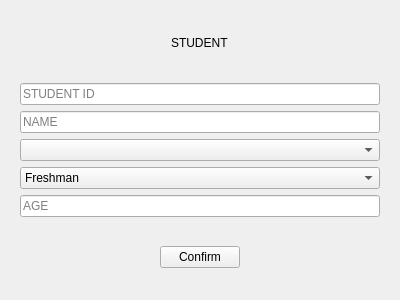
<?xml version="1.0" encoding="UTF-8"?>
<ui version="4.0">
 <class>Form</class>
 <widget class="QWidget" name="Form">
  <property name="geometry">
   <rect>
    <x>0</x>
    <y>0</y>
    <width>400</width>
    <height>300</height>
   </rect>
  </property>
  <property name="windowTitle">
   <string>Form</string>
  </property>
  <layout class="QVBoxLayout" name="verticalLayout">
   <item>
    <widget class="QStackedWidget" name="stackedWidget">
     <property name="currentIndex">
      <number>0</number>
     </property>
     <widget class="QWidget" name="student_page">
      <layout class="QVBoxLayout" name="verticalLayout_2">
       <property name="spacing">
        <number>0</number>
       </property>
       <property name="leftMargin">
        <number>0</number>
       </property>
       <property name="topMargin">
        <number>0</number>
       </property>
       <property name="rightMargin">
        <number>0</number>
       </property>
       <property name="bottomMargin">
        <number>0</number>
       </property>
       <item>
        <widget class="QFrame" name="student_frame">
         <property name="frameShape">
          <enum>QFrame::NoFrame</enum>
         </property>
         <property name="frameShadow">
          <enum>QFrame::Raised</enum>
         </property>
         <layout class="QVBoxLayout" name="verticalLayout_3">
          <property name="spacing">
           <number>0</number>
          </property>
          <property name="leftMargin">
           <number>0</number>
          </property>
          <property name="topMargin">
           <number>0</number>
          </property>
          <property name="rightMargin">
           <number>0</number>
          </property>
          <property name="bottomMargin">
           <number>0</number>
          </property>
          <item>
           <widget class="QFrame" name="student_title_frame">
            <property name="frameShape">
             <enum>QFrame::NoFrame</enum>
            </property>
            <property name="frameShadow">
             <enum>QFrame::Raised</enum>
            </property>
            <layout class="QHBoxLayout" name="horizontalLayout_2">
             <item>
              <spacer name="horizontalSpacer_3">
               <property name="orientation">
                <enum>Qt::Horizontal</enum>
               </property>
               <property name="sizeHint" stdset="0">
                <size>
                 <width>40</width>
                 <height>20</height>
                </size>
               </property>
              </spacer>
             </item>
             <item>
              <widget class="QLabel" name="student_label">
               <property name="text">
                <string>STUDENT</string>
               </property>
              </widget>
             </item>
             <item>
              <spacer name="horizontalSpacer_4">
               <property name="orientation">
                <enum>Qt::Horizontal</enum>
               </property>
               <property name="sizeHint" stdset="0">
                <size>
                 <width>40</width>
                 <height>20</height>
                </size>
               </property>
              </spacer>
             </item>
            </layout>
           </widget>
          </item>
          <item>
           <widget class="QFrame" name="student_line_frame">
            <property name="frameShape">
             <enum>QFrame::NoFrame</enum>
            </property>
            <property name="frameShadow">
             <enum>QFrame::Raised</enum>
            </property>
            <layout class="QVBoxLayout" name="verticalLayout_14">
             <item>
              <widget class="QLineEdit" name="student_sid">
               <property name="placeholderText">
                <string>STUDENT ID</string>
               </property>
               <property name="clearButtonEnabled">
                <bool>false</bool>
               </property>
              </widget>
             </item>
             <item>
              <widget class="QLineEdit" name="student_sname">
               <property name="placeholderText">
                <string>NAME</string>
               </property>
              </widget>
             </item>
             <item>
              <widget class="QComboBox" name="student_major">
               <property name="currentText">
                <string/>
               </property>
               <property name="currentIndex">
                <number>-1</number>
               </property>
              </widget>
             </item>
             <item>
              <widget class="QComboBox" name="student_slevel">
               <property name="currentIndex">
                <number>0</number>
               </property>
               <item>
                <property name="text">
                 <string>Freshman</string>
                </property>
               </item>
               <item>
                <property name="text">
                 <string>Sophomore</string>
                </property>
               </item>
               <item>
                <property name="text">
                 <string>Junior</string>
                </property>
               </item>
               <item>
                <property name="text">
                 <string>Senior</string>
                </property>
               </item>
               <item>
                <property name="text">
                 <string>Master</string>
                </property>
               </item>
               <item>
                <property name="text">
                 <string>PhD</string>
                </property>
               </item>
              </widget>
             </item>
             <item>
              <widget class="QLineEdit" name="student_age">
               <property name="placeholderText">
                <string>AGE</string>
               </property>
              </widget>
             </item>
            </layout>
           </widget>
          </item>
          <item>
           <widget class="QFrame" name="student_button_frame">
            <property name="frameShape">
             <enum>QFrame::NoFrame</enum>
            </property>
            <property name="frameShadow">
             <enum>QFrame::Raised</enum>
            </property>
            <layout class="QHBoxLayout" name="horizontalLayout">
             <item>
              <spacer name="horizontalSpacer">
               <property name="orientation">
                <enum>Qt::Horizontal</enum>
               </property>
               <property name="sizeHint" stdset="0">
                <size>
                 <width>40</width>
                 <height>20</height>
                </size>
               </property>
              </spacer>
             </item>
             <item>
              <widget class="QPushButton" name="student_confirm_button">
               <property name="text">
                <string>Confirm</string>
               </property>
              </widget>
             </item>
             <item>
              <spacer name="horizontalSpacer_2">
               <property name="orientation">
                <enum>Qt::Horizontal</enum>
               </property>
               <property name="sizeHint" stdset="0">
                <size>
                 <width>40</width>
                 <height>20</height>
                </size>
               </property>
              </spacer>
             </item>
            </layout>
           </widget>
          </item>
         </layout>
        </widget>
       </item>
      </layout>
     </widget>
     <widget class="QWidget" name="courses_page">
      <layout class="QVBoxLayout" name="verticalLayout_4">
       <property name="spacing">
        <number>0</number>
       </property>
       <property name="leftMargin">
        <number>0</number>
       </property>
       <property name="topMargin">
        <number>0</number>
       </property>
       <property name="rightMargin">
        <number>0</number>
       </property>
       <property name="bottomMargin">
        <number>0</number>
       </property>
       <item>
        <widget class="QFrame" name="courses_frame">
         <property name="frameShape">
          <enum>QFrame::NoFrame</enum>
         </property>
         <property name="frameShadow">
          <enum>QFrame::Raised</enum>
         </property>
         <layout class="QVBoxLayout" name="verticalLayout_5">
          <property name="spacing">
           <number>0</number>
          </property>
          <property name="leftMargin">
           <number>0</number>
          </property>
          <property name="topMargin">
           <number>0</number>
          </property>
          <property name="rightMargin">
           <number>0</number>
          </property>
          <property name="bottomMargin">
           <number>0</number>
          </property>
          <item>
           <widget class="QFrame" name="courses_title_frame">
            <property name="frameShape">
             <enum>QFrame::NoFrame</enum>
            </property>
            <property name="frameShadow">
             <enum>QFrame::Raised</enum>
            </property>
            <layout class="QHBoxLayout" name="horizontalLayout_4">
             <item>
              <spacer name="horizontalSpacer_7">
               <property name="orientation">
                <enum>Qt::Horizontal</enum>
               </property>
               <property name="sizeHint" stdset="0">
                <size>
                 <width>40</width>
                 <height>20</height>
                </size>
               </property>
              </spacer>
             </item>
             <item>
              <widget class="QLabel" name="courses_label">
               <property name="text">
                <string>COURSES</string>
               </property>
              </widget>
             </item>
             <item>
              <spacer name="horizontalSpacer_8">
               <property name="orientation">
                <enum>Qt::Horizontal</enum>
               </property>
               <property name="sizeHint" stdset="0">
                <size>
                 <width>40</width>
                 <height>20</height>
                </size>
               </property>
              </spacer>
             </item>
            </layout>
           </widget>
          </item>
          <item>
           <widget class="QFrame" name="courses_line_frame">
            <property name="frameShape">
             <enum>QFrame::NoFrame</enum>
            </property>
            <property name="frameShadow">
             <enum>QFrame::Raised</enum>
            </property>
            <layout class="QVBoxLayout" name="verticalLayout_15">
             <item>
              <widget class="QLineEdit" name="courses_cid">
               <property name="placeholderText">
                <string>COURSE ID</string>
               </property>
              </widget>
             </item>
             <item>
              <widget class="QLineEdit" name="courses_cname">
               <property name="placeholderText">
                <string>NAME</string>
               </property>
              </widget>
             </item>
             <item>
              <widget class="QFrame" name="courses_meetsat_frame">
               <property name="frameShape">
                <enum>QFrame::StyledPanel</enum>
               </property>
               <property name="frameShadow">
                <enum>QFrame::Raised</enum>
               </property>
               <layout class="QHBoxLayout" name="horizontalLayout_13">
                <property name="spacing">
                 <number>5</number>
                </property>
                <property name="leftMargin">
                 <number>0</number>
                </property>
                <property name="topMargin">
                 <number>0</number>
                </property>
                <property name="rightMargin">
                 <number>0</number>
                </property>
                <property name="bottomMargin">
                 <number>0</number>
                </property>
                <item>
                 <widget class="QComboBox" name="courses_meetsat_day">
                  <item>
                   <property name="text">
                    <string>Monday/Wednesday/Friday</string>
                   </property>
                  </item>
                  <item>
                   <property name="text">
                    <string>Tuesday/Thursday</string>
                   </property>
                  </item>
                 </widget>
                </item>
                <item>
                 <widget class="QTimeEdit" name="courses_meetsat_time">
                  <property name="wrapping">
                   <bool>false</bool>
                  </property>
                  <property name="readOnly">
                   <bool>false</bool>
                  </property>
                  <property name="buttonSymbols">
                   <enum>QAbstractSpinBox::UpDownArrows</enum>
                  </property>
                  <property name="currentSection">
                   <enum>QDateTimeEdit::AmPmSection</enum>
                  </property>
                  <property name="currentSectionIndex">
                   <number>2</number>
                  </property>
                  <property name="timeSpec">
                   <enum>Qt::LocalTime</enum>
                  </property>
                 </widget>
                </item>
               </layout>
              </widget>
             </item>
             <item>
              <widget class="QLineEdit" name="courses_room">
               <property name="placeholderText">
                <string>ROOM</string>
               </property>
              </widget>
             </item>
             <item>
              <widget class="QLineEdit" name="courses_fid">
               <property name="placeholderText">
                <string>FACULTY ID</string>
               </property>
              </widget>
             </item>
             <item>
              <widget class="QLineEdit" name="courses_limitnum">
               <property name="placeholderText">
                <string>CAPACITY</string>
               </property>
              </widget>
             </item>
            </layout>
           </widget>
          </item>
          <item>
           <widget class="QFrame" name="courses_button_frame">
            <property name="frameShape">
             <enum>QFrame::NoFrame</enum>
            </property>
            <property name="frameShadow">
             <enum>QFrame::Raised</enum>
            </property>
            <layout class="QHBoxLayout" name="horizontalLayout_3">
             <item>
              <spacer name="horizontalSpacer_5">
               <property name="orientation">
                <enum>Qt::Horizontal</enum>
               </property>
               <property name="sizeHint" stdset="0">
                <size>
                 <width>40</width>
                 <height>20</height>
                </size>
               </property>
              </spacer>
             </item>
             <item>
              <widget class="QPushButton" name="courses_confirm_button">
               <property name="text">
                <string>Confirm</string>
               </property>
              </widget>
             </item>
             <item>
              <spacer name="horizontalSpacer_6">
               <property name="orientation">
                <enum>Qt::Horizontal</enum>
               </property>
               <property name="sizeHint" stdset="0">
                <size>
                 <width>40</width>
                 <height>20</height>
                </size>
               </property>
              </spacer>
             </item>
            </layout>
           </widget>
          </item>
         </layout>
        </widget>
       </item>
      </layout>
     </widget>
     <widget class="QWidget" name="enrolled_page">
      <layout class="QVBoxLayout" name="verticalLayout_6">
       <property name="spacing">
        <number>0</number>
       </property>
       <property name="leftMargin">
        <number>0</number>
       </property>
       <property name="topMargin">
        <number>0</number>
       </property>
       <property name="rightMargin">
        <number>0</number>
       </property>
       <property name="bottomMargin">
        <number>0</number>
       </property>
       <item>
        <widget class="QFrame" name="enrolled_frame">
         <property name="frameShape">
          <enum>QFrame::NoFrame</enum>
         </property>
         <property name="frameShadow">
          <enum>QFrame::Raised</enum>
         </property>
         <layout class="QVBoxLayout" name="verticalLayout_7">
          <property name="spacing">
           <number>0</number>
          </property>
          <property name="leftMargin">
           <number>0</number>
          </property>
          <property name="topMargin">
           <number>0</number>
          </property>
          <property name="rightMargin">
           <number>0</number>
          </property>
          <property name="bottomMargin">
           <number>0</number>
          </property>
          <item>
           <widget class="QFrame" name="enrolled_title_frame">
            <property name="frameShape">
             <enum>QFrame::NoFrame</enum>
            </property>
            <property name="frameShadow">
             <enum>QFrame::Raised</enum>
            </property>
            <layout class="QHBoxLayout" name="horizontalLayout_5">
             <item>
              <spacer name="horizontalSpacer_10">
               <property name="orientation">
                <enum>Qt::Horizontal</enum>
               </property>
               <property name="sizeHint" stdset="0">
                <size>
                 <width>40</width>
                 <height>20</height>
                </size>
               </property>
              </spacer>
             </item>
             <item>
              <widget class="QLabel" name="enrolled_label">
               <property name="text">
                <string>ENROLLED</string>
               </property>
              </widget>
             </item>
             <item>
              <spacer name="horizontalSpacer_9">
               <property name="orientation">
                <enum>Qt::Horizontal</enum>
               </property>
               <property name="sizeHint" stdset="0">
                <size>
                 <width>40</width>
                 <height>20</height>
                </size>
               </property>
              </spacer>
             </item>
            </layout>
           </widget>
          </item>
          <item>
           <widget class="QFrame" name="enrolled_line_frame">
            <property name="frameShape">
             <enum>QFrame::NoFrame</enum>
            </property>
            <property name="frameShadow">
             <enum>QFrame::Raised</enum>
            </property>
            <layout class="QVBoxLayout" name="verticalLayout_16">
             <item>
              <widget class="QLineEdit" name="enrolled_sid">
               <property name="placeholderText">
                <string>STUDENT ID</string>
               </property>
              </widget>
             </item>
             <item>
              <widget class="QLineEdit" name="enrolled_cid">
               <property name="placeholderText">
                <string>COURSE ID</string>
               </property>
              </widget>
             </item>
             <item>
              <widget class="QLineEdit" name="enrolled_exam1">
               <property name="placeholderText">
                <string>EXAM 1 SCORE</string>
               </property>
              </widget>
             </item>
             <item>
              <widget class="QLineEdit" name="enrolled_exam2">
               <property name="placeholderText">
                <string>EXAM 2 SCORE</string>
               </property>
              </widget>
             </item>
             <item>
              <widget class="QLineEdit" name="enrolled_final">
               <property name="placeholderText">
                <string>FINAL SCORE</string>
               </property>
              </widget>
             </item>
            </layout>
           </widget>
          </item>
          <item>
           <widget class="QFrame" name="enrolled_button_frame">
            <property name="frameShape">
             <enum>QFrame::NoFrame</enum>
            </property>
            <property name="frameShadow">
             <enum>QFrame::Raised</enum>
            </property>
            <layout class="QHBoxLayout" name="horizontalLayout_6">
             <item>
              <spacer name="horizontalSpacer_11">
               <property name="orientation">
                <enum>Qt::Horizontal</enum>
               </property>
               <property name="sizeHint" stdset="0">
                <size>
                 <width>40</width>
                 <height>20</height>
                </size>
               </property>
              </spacer>
             </item>
             <item>
              <widget class="QPushButton" name="enrolled_confirm_button">
               <property name="text">
                <string>Confirm</string>
               </property>
              </widget>
             </item>
             <item>
              <spacer name="horizontalSpacer_12">
               <property name="orientation">
                <enum>Qt::Horizontal</enum>
               </property>
               <property name="sizeHint" stdset="0">
                <size>
                 <width>40</width>
                 <height>20</height>
                </size>
               </property>
              </spacer>
             </item>
            </layout>
           </widget>
          </item>
         </layout>
        </widget>
       </item>
      </layout>
     </widget>
     <widget class="QWidget" name="faculty_page">
      <layout class="QVBoxLayout" name="verticalLayout_8">
       <property name="spacing">
        <number>0</number>
       </property>
       <property name="leftMargin">
        <number>0</number>
       </property>
       <property name="topMargin">
        <number>0</number>
       </property>
       <property name="rightMargin">
        <number>0</number>
       </property>
       <property name="bottomMargin">
        <number>0</number>
       </property>
       <item>
        <widget class="QFrame" name="faculty_frame">
         <property name="frameShape">
          <enum>QFrame::NoFrame</enum>
         </property>
         <property name="frameShadow">
          <enum>QFrame::Raised</enum>
         </property>
         <layout class="QVBoxLayout" name="verticalLayout_9">
          <property name="spacing">
           <number>0</number>
          </property>
          <property name="leftMargin">
           <number>0</number>
          </property>
          <property name="topMargin">
           <number>0</number>
          </property>
          <property name="rightMargin">
           <number>0</number>
          </property>
          <property name="bottomMargin">
           <number>0</number>
          </property>
          <item>
           <widget class="QFrame" name="faculty_title_frame">
            <property name="frameShape">
             <enum>QFrame::NoFrame</enum>
            </property>
            <property name="frameShadow">
             <enum>QFrame::Raised</enum>
            </property>
            <layout class="QHBoxLayout" name="horizontalLayout_7">
             <item>
              <spacer name="horizontalSpacer_13">
               <property name="orientation">
                <enum>Qt::Horizontal</enum>
               </property>
               <property name="sizeHint" stdset="0">
                <size>
                 <width>40</width>
                 <height>20</height>
                </size>
               </property>
              </spacer>
             </item>
             <item>
              <widget class="QLabel" name="faculty_label">
               <property name="text">
                <string>FACULTY</string>
               </property>
              </widget>
             </item>
             <item>
              <spacer name="horizontalSpacer_14">
               <property name="orientation">
                <enum>Qt::Horizontal</enum>
               </property>
               <property name="sizeHint" stdset="0">
                <size>
                 <width>40</width>
                 <height>20</height>
                </size>
               </property>
              </spacer>
             </item>
            </layout>
           </widget>
          </item>
          <item>
           <widget class="QFrame" name="faculty_line_frame">
            <property name="frameShape">
             <enum>QFrame::NoFrame</enum>
            </property>
            <property name="frameShadow">
             <enum>QFrame::Raised</enum>
            </property>
            <layout class="QVBoxLayout" name="verticalLayout_17">
             <item>
              <widget class="QLineEdit" name="faculty_fid">
               <property name="placeholderText">
                <string>FACULTY ID</string>
               </property>
              </widget>
             </item>
             <item>
              <widget class="QLineEdit" name="faculty_fname">
               <property name="placeholderText">
                <string>NAME</string>
               </property>
              </widget>
             </item>
             <item>
              <widget class="QLineEdit" name="faculty_deptid">
               <property name="placeholderText">
                <string>DEPARTMENT ID</string>
               </property>
              </widget>
             </item>
            </layout>
           </widget>
          </item>
          <item>
           <widget class="QFrame" name="faculty_button_frame">
            <property name="frameShape">
             <enum>QFrame::NoFrame</enum>
            </property>
            <property name="frameShadow">
             <enum>QFrame::Raised</enum>
            </property>
            <layout class="QHBoxLayout" name="horizontalLayout_8">
             <item>
              <spacer name="horizontalSpacer_16">
               <property name="orientation">
                <enum>Qt::Horizontal</enum>
               </property>
               <property name="sizeHint" stdset="0">
                <size>
                 <width>40</width>
                 <height>20</height>
                </size>
               </property>
              </spacer>
             </item>
             <item>
              <widget class="QPushButton" name="faculty_confirm_button">
               <property name="text">
                <string>Confirm</string>
               </property>
              </widget>
             </item>
             <item>
              <spacer name="horizontalSpacer_15">
               <property name="orientation">
                <enum>Qt::Horizontal</enum>
               </property>
               <property name="sizeHint" stdset="0">
                <size>
                 <width>40</width>
                 <height>20</height>
                </size>
               </property>
              </spacer>
             </item>
            </layout>
           </widget>
          </item>
         </layout>
        </widget>
       </item>
      </layout>
     </widget>
     <widget class="QWidget" name="staff_page">
      <layout class="QVBoxLayout" name="verticalLayout_10">
       <property name="spacing">
        <number>0</number>
       </property>
       <property name="leftMargin">
        <number>0</number>
       </property>
       <property name="topMargin">
        <number>0</number>
       </property>
       <property name="rightMargin">
        <number>0</number>
       </property>
       <property name="bottomMargin">
        <number>0</number>
       </property>
       <item>
        <widget class="QFrame" name="staff_frame">
         <property name="frameShape">
          <enum>QFrame::NoFrame</enum>
         </property>
         <property name="frameShadow">
          <enum>QFrame::Raised</enum>
         </property>
         <layout class="QVBoxLayout" name="verticalLayout_11">
          <property name="spacing">
           <number>0</number>
          </property>
          <property name="leftMargin">
           <number>0</number>
          </property>
          <property name="topMargin">
           <number>0</number>
          </property>
          <property name="rightMargin">
           <number>0</number>
          </property>
          <property name="bottomMargin">
           <number>0</number>
          </property>
          <item>
           <widget class="QFrame" name="staff_title_frame">
            <property name="frameShape">
             <enum>QFrame::NoFrame</enum>
            </property>
            <property name="frameShadow">
             <enum>QFrame::Raised</enum>
            </property>
            <layout class="QHBoxLayout" name="horizontalLayout_9">
             <item>
              <spacer name="horizontalSpacer_19">
               <property name="orientation">
                <enum>Qt::Horizontal</enum>
               </property>
               <property name="sizeHint" stdset="0">
                <size>
                 <width>40</width>
                 <height>20</height>
                </size>
               </property>
              </spacer>
             </item>
             <item>
              <widget class="QLabel" name="staff_label">
               <property name="text">
                <string>STAFF</string>
               </property>
              </widget>
             </item>
             <item>
              <spacer name="horizontalSpacer_20">
               <property name="orientation">
                <enum>Qt::Horizontal</enum>
               </property>
               <property name="sizeHint" stdset="0">
                <size>
                 <width>40</width>
                 <height>20</height>
                </size>
               </property>
              </spacer>
             </item>
            </layout>
           </widget>
          </item>
          <item>
           <widget class="QFrame" name="staff_line_frame">
            <property name="frameShape">
             <enum>QFrame::NoFrame</enum>
            </property>
            <property name="frameShadow">
             <enum>QFrame::Raised</enum>
            </property>
            <layout class="QVBoxLayout" name="verticalLayout_18">
             <item>
              <widget class="QLineEdit" name="staff_sid">
               <property name="placeholderText">
                <string>STAFF ID</string>
               </property>
              </widget>
             </item>
             <item>
              <widget class="QLineEdit" name="staff_sname">
               <property name="placeholderText">
                <string>NAME</string>
               </property>
              </widget>
             </item>
             <item>
              <widget class="QLineEdit" name="staff_deptid">
               <property name="placeholderText">
                <string>DEPARTMENT ID</string>
               </property>
              </widget>
             </item>
            </layout>
           </widget>
          </item>
          <item>
           <widget class="QFrame" name="staff_button_frame">
            <property name="frameShape">
             <enum>QFrame::NoFrame</enum>
            </property>
            <property name="frameShadow">
             <enum>QFrame::Raised</enum>
            </property>
            <layout class="QHBoxLayout" name="horizontalLayout_10">
             <item>
              <spacer name="horizontalSpacer_17">
               <property name="orientation">
                <enum>Qt::Horizontal</enum>
               </property>
               <property name="sizeHint" stdset="0">
                <size>
                 <width>40</width>
                 <height>20</height>
                </size>
               </property>
              </spacer>
             </item>
             <item>
              <widget class="QPushButton" name="staff_confirm_button">
               <property name="text">
                <string>Confirm</string>
               </property>
              </widget>
             </item>
             <item>
              <spacer name="horizontalSpacer_18">
               <property name="orientation">
                <enum>Qt::Horizontal</enum>
               </property>
               <property name="sizeHint" stdset="0">
                <size>
                 <width>40</width>
                 <height>20</height>
                </size>
               </property>
              </spacer>
             </item>
            </layout>
           </widget>
          </item>
         </layout>
        </widget>
       </item>
      </layout>
     </widget>
     <widget class="QWidget" name="department_page">
      <layout class="QVBoxLayout" name="verticalLayout_12">
       <property name="spacing">
        <number>0</number>
       </property>
       <property name="leftMargin">
        <number>0</number>
       </property>
       <property name="topMargin">
        <number>0</number>
       </property>
       <property name="rightMargin">
        <number>0</number>
       </property>
       <property name="bottomMargin">
        <number>0</number>
       </property>
       <item>
        <widget class="QFrame" name="department_frame">
         <property name="frameShape">
          <enum>QFrame::NoFrame</enum>
         </property>
         <property name="frameShadow">
          <enum>QFrame::Raised</enum>
         </property>
         <layout class="QVBoxLayout" name="verticalLayout_13">
          <property name="spacing">
           <number>0</number>
          </property>
          <property name="leftMargin">
           <number>0</number>
          </property>
          <property name="topMargin">
           <number>0</number>
          </property>
          <property name="rightMargin">
           <number>0</number>
          </property>
          <property name="bottomMargin">
           <number>0</number>
          </property>
          <item>
           <widget class="QFrame" name="department_title_frame">
            <property name="frameShape">
             <enum>QFrame::NoFrame</enum>
            </property>
            <property name="frameShadow">
             <enum>QFrame::Raised</enum>
            </property>
            <layout class="QHBoxLayout" name="horizontalLayout_12">
             <item>
              <spacer name="horizontalSpacer_21">
               <property name="orientation">
                <enum>Qt::Horizontal</enum>
               </property>
               <property name="sizeHint" stdset="0">
                <size>
                 <width>40</width>
                 <height>20</height>
                </size>
               </property>
              </spacer>
             </item>
             <item>
              <widget class="QLabel" name="department_label">
               <property name="text">
                <string>DEPARTMENT</string>
               </property>
              </widget>
             </item>
             <item>
              <spacer name="horizontalSpacer_22">
               <property name="orientation">
                <enum>Qt::Horizontal</enum>
               </property>
               <property name="sizeHint" stdset="0">
                <size>
                 <width>40</width>
                 <height>20</height>
                </size>
               </property>
              </spacer>
             </item>
            </layout>
           </widget>
          </item>
          <item>
           <widget class="QFrame" name="department_line_frame">
            <property name="frameShape">
             <enum>QFrame::NoFrame</enum>
            </property>
            <property name="frameShadow">
             <enum>QFrame::Raised</enum>
            </property>
            <layout class="QVBoxLayout" name="verticalLayout_19">
             <item>
              <widget class="QLineEdit" name="department_did">
               <property name="placeholderText">
                <string>DEPARTMENT ID</string>
               </property>
              </widget>
             </item>
             <item>
              <widget class="QLineEdit" name="department_dname">
               <property name="placeholderText">
                <string>NAME</string>
               </property>
              </widget>
             </item>
            </layout>
           </widget>
          </item>
          <item>
           <widget class="QFrame" name="department_button_frame">
            <property name="frameShape">
             <enum>QFrame::NoFrame</enum>
            </property>
            <property name="frameShadow">
             <enum>QFrame::Raised</enum>
            </property>
            <layout class="QHBoxLayout" name="horizontalLayout_11">
             <item>
              <spacer name="horizontalSpacer_23">
               <property name="orientation">
                <enum>Qt::Horizontal</enum>
               </property>
               <property name="sizeHint" stdset="0">
                <size>
                 <width>40</width>
                 <height>20</height>
                </size>
               </property>
              </spacer>
             </item>
             <item>
              <widget class="QPushButton" name="department_confirm_button">
               <property name="text">
                <string>Confirm</string>
               </property>
              </widget>
             </item>
             <item>
              <spacer name="horizontalSpacer_24">
               <property name="orientation">
                <enum>Qt::Horizontal</enum>
               </property>
               <property name="sizeHint" stdset="0">
                <size>
                 <width>40</width>
                 <height>20</height>
                </size>
               </property>
              </spacer>
             </item>
            </layout>
           </widget>
          </item>
         </layout>
        </widget>
       </item>
      </layout>
     </widget>
    </widget>
   </item>
  </layout>
 </widget>
 <resources/>
 <connections/>
</ui>
